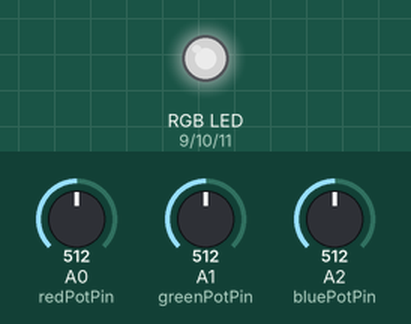
Simulated run of this sketch. Board: Arduino Uno, built with avr-gcc and run on an emulated ATmega328P. On the bench: an RGB LED mixed from three pins (HIGH = lit). The inputs (shaded band) are chosen by the test bench; at power-on: A0 (redPotPin) = 512, A1 (greenPotPin) = 512, A2 (bluePotPin) = 512. Dim RGB values are drawn brighter than linear.

Above: at 1.2 s.
1.3 s: A0 (redPotPin) set to 716
At 2.3 s:
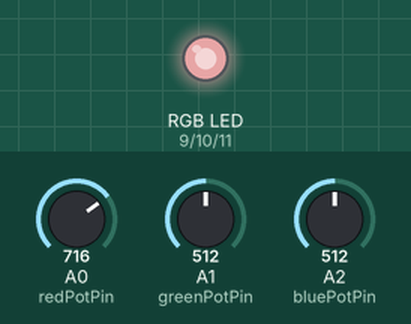
2.8 s: A1 (greenPotPin) set to 716
At 3.5 s:
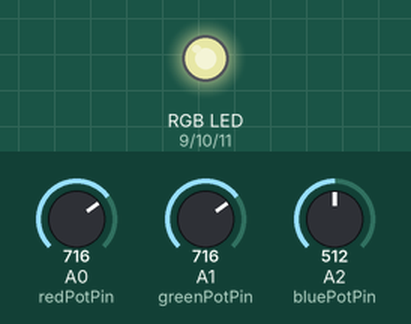
4.3 s: A2 (bluePotPin) set to 716
At 4.6 s:
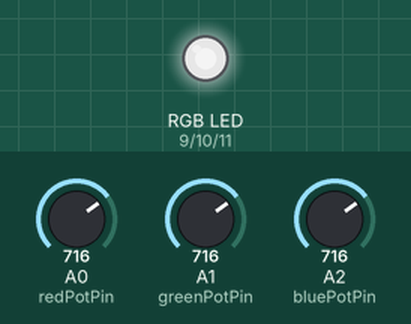
5.8 s: A0 (redPotPin) set to 900
At 6.9 s:
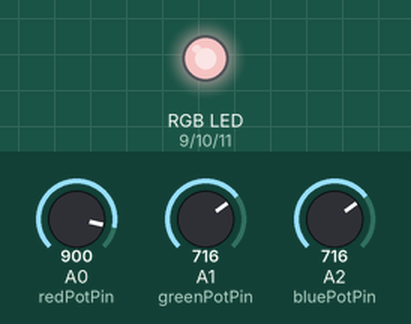
7.3 s: A1 (greenPotPin) set to 900
At 8.1 s:
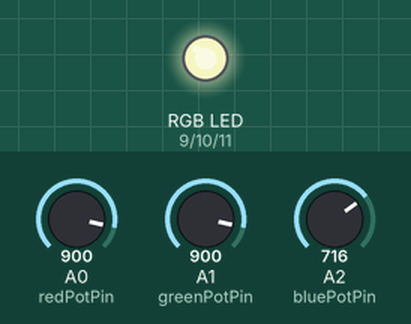
8.8 s: A2 (bluePotPin) set to 900
At 9.2 s:
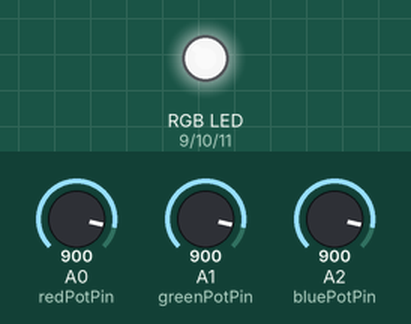
Timing chart, 0 to 11.3 s (numbered marks = the images above; inputs shaded):
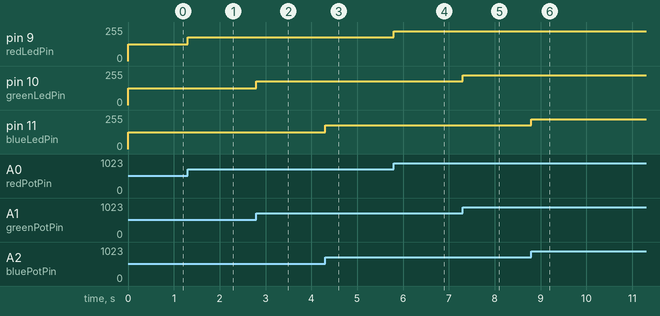

Measured:
- after the input at 1.3 s, pin 9 (redLedPin): 127/255 → 178/255 at once
- after the input at 2.8 s, pin 10 (greenLedPin): 127/255 → 178/255 at once
- after the input at 4.3 s, pin 11 (blueLedPin): 127/255 → 178/255 at once
- after the input at 5.8 s, pin 9 (redLedPin): 178/255 → 224/255 at once
- after the input at 7.3 s, pin 10 (greenLedPin): 178/255 → 224/255 at once
- after the input at 8.8 s, pin 11 (blueLedPin): 178/255 → 224/255 at once

The sketch:

homework1.ino
```cpp
const int redPotPin = A0;
const int greenPotPin = A1;
const int bluePotPin = A2;

const int redLedPin = 9;
const int greenLedPin = 10;
const int blueLedPin = 11;

const int minAnalogReadValue = 0;
const int maxAnalogReadValue = 1023;

const int minAnalogWriteValue = 0;
const int maxAnalogWriteValue = 255;

struct Color
{
    int red, green, blue;
} pot, led;

void setup()
{
    pinMode(redLedPin, OUTPUT);
    pinMode(greenLedPin, OUTPUT);
    pinMode(blueLedPin, OUTPUT);

    Serial.begin(9600);
}

long mapping(long potValue)
{
    return map(potValue, minAnalogReadValue, maxAnalogReadValue, minAnalogWriteValue, maxAnalogWriteValue);
}

void readAnalogValues()
{
    pot.red = analogRead(redPotPin);
    pot.green = analogRead(greenPotPin);
    pot.blue = analogRead(bluePotPin);
}

void digitizeValues()
{
    led.red = mapping(pot.red);
    led.green = mapping(pot.green);
    led.blue = mapping(pot.blue);
}

void writeDigitizedValues()
{
    analogWrite(redLedPin, led.red);
    analogWrite(greenLedPin, led.green);
    analogWrite(blueLedPin, led.blue);
}

void loop()
{
    readAnalogValues();
    digitizeValues();
    writeDigitizedValues();
}
```
